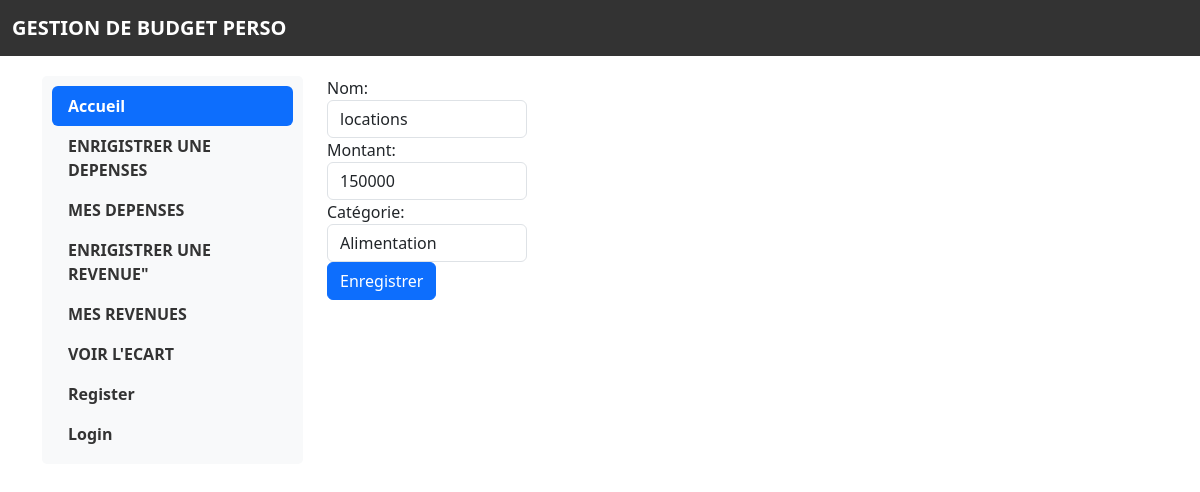
/updateD/3/, run on the app's committed database.
### Budget/models.py (models this page shows, shortened)
class Depense(models.Model):
    user = models.ForeignKey(AUTH_USER_MODEL, on_delete=models.CASCADE)
    categories = [("loyer", "loyer"),
                  ("manger", "manger"),
                  ("transport", "transport"),
                  ("devertissement", "divertisssemnt")]
    name = models.CharField(max_length=100)
    montant = models.IntegerField()
    date_AJOUT = models.DateTimeField(auto_now_add=True)
    update = models.DateTimeField(auto_now=True)
    categorie = models.CharField(max_length=100, choices=categories)

### Budget/views.py (the view)
# urls.py: path('updateD/<int:id>/', views.updateDepense, name='updateD'),
def updateDepense(request, id):
    user = request.user
    depense = Depense.objects.get(id=id)
    if request.method == 'POST':
        depense.name = request.POST.get("name")
        depense.montant = request.POST.get("montant")
        depense. categorie = request.POST.get("categories")
        depense.save()
        return redirect("depenseUser")
    return render(request, 'updateD.html', {'depense': depense})

### templates/updateD.html (shortened to what this page needs)
{% extends 'base.html' %}
{% block content %}
<form method="POST">
    <div class="form-group">
      <label for="name">Nom:</label>
      <input type="text" class="form-control" id="name" name="name" value="{{depense.name}}" required>
    </div>
    <div class="form-group">
      <label for="montant">Montant:</label>
      <input type="number" class="form-control" id="montant" name="montant" value="{{depense.montant}}" required>
    </div>
    <div class="form-group">
      <label for="categories">Catégorie:</label>
      <select class="form-control" id="categories" value="{{depense.categorie}}" name="categories">
        <option value="alimentation">Alimentation</option>
      </select>
    </div>
    <button type="submit" class="btn btn-primary">Enregistrer</button>
  </form>
{% endblock %}

### templates/base.html (style rules this page uses)
.form-control { margin-right: 5px; width: 200px; }

### data on the page
Depense: name "locations", montant "150000", categories "Alimentation"
